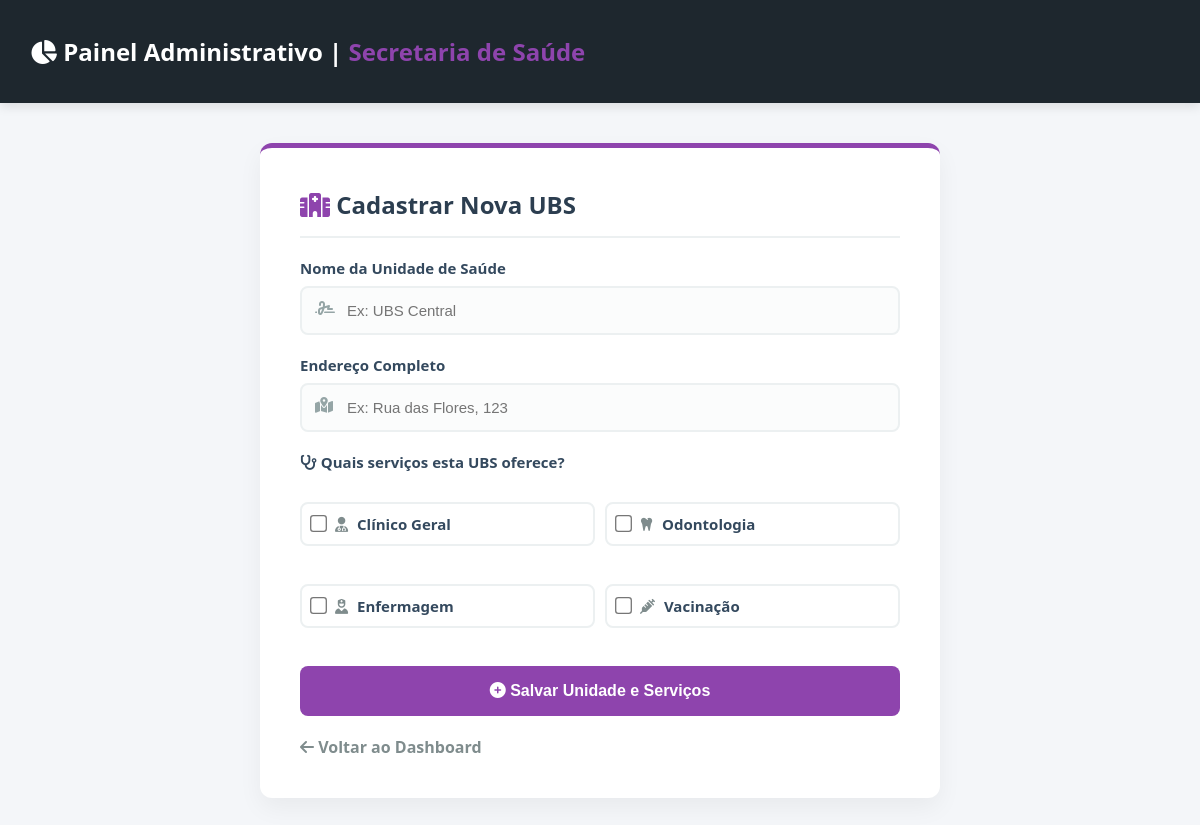
Page /cadastrar_ubs (signed in) on the committed database.
### tables this page shows
CREATE TABLE servico_saude (id INTEGER PRIMARY KEY AUTOINCREMENT, nome TEXT NOT NULL, descricao TEXT, icone TEXT);

### app.py (the view, shortened to what this page needs)
@app.route('/cadastrar_ubs', methods=['GET', 'POST'])
def cadastrar_ubs():
    if 'gestor_id' not in session: return redirect(url_for('login_gestor'))
    mensagem = None
    conexao = get_conexao()
    todos_servicos = conexao.execute('SELECT * FROM servico_saude').fetchall()
    conexao.close()
    return render_template('cadastrar_ubs.html', nome=session['gestor_nome'], servicos=todos_servicos, mensagem=mensagem)

### app.py (called while the page is built)
def dict_factory(cursor, row):
    d = {}
    for idx, col in enumerate(cursor.description): d[col[0]] = row[idx]
    return d

def get_conexao():
    conexao = sqlite3.connect('saude_facil.db')
    conexao.row_factory = dict_factory
    return conexao

### templates/cadastrar_ubs.html (shortened to what this page needs)
<!DOCTYPE html>
<html lang="pt-BR">
<head>
    <link rel="stylesheet" href="https://cdnjs.cloudflare.com/ajax/libs/font-awesome/6.4.0/css/all.min.css">
</head>
<body>
    <div class="top-bar">
        <h2><i class="fa-solid fa-chart-pie"></i> Painel Administrativo | <strong style="color: #8e44ad;">{{ nome }}</strong></h2>
    </div>
    <div class="container">
        <h2 class="title"><i class="fa-solid fa-hospital" style="color: #8e44ad;"></i> Cadastrar Nova UBS</h2>
        <form method="POST" action="/cadastrar_ubs">
            <label>Nome da Unidade de Saúde</label>
            <div class="input-icon">
                <i class="fa-solid fa-signature"></i>
                <input type="text" name="nome" placeholder="Ex: UBS Central" required>
            </div>
            <label>Endereço Completo</label>
            <div class="input-icon">
                <i class="fa-solid fa-map-location-dot"></i>
                <input type="text" name="endereco" placeholder="Ex: Rua das Flores, 123" required>
            </div>
            <label><i class="fa-solid fa-stethoscope"></i> Quais serviços esta UBS oferece?</label>
            <div class="servicos-grid">
                {% for s in servicos %}
                <label class="check-card">
                    <input type="checkbox" name="servicos" value="{{ s['id'] }}">
                    <span><i class="fa-solid {{ s['icone'] }}" style="color: #7f8c8d; margin-right: 5px;"></i> {{ s['nome'] }}</span>
                </label>
                {% endfor %}
            </div>
            <button type="submit"><i class="fa-solid fa-plus-circle"></i> Salvar Unidade e Serviços</button>
        </form>
        <a href="/painel_gestor" style="display: inline-block; margin-top: 20px; color: #7f8c8d; text-decoration: none; font-weight: bold;"><i class="fa-solid fa-arrow-left"></i> Voltar ao Dashboard</a>
    </div>
</body>
</html>

### templates/cadastrar_ubs.html (style rules this page uses)
body { font-family: 'Segoe UI', Arial, sans-serif; background-color: #f4f6f9; padding: 20px; color: #2c3e50; margin: 0; }
.top-bar { background-color: #1e272e; color: white; padding: 15px 30px; display: flex; justify-content: space-between; align-items: center; margin: -20px -20px 30px -20px; box-shadow: 0 4px 10px rgba(0,0,0,0.1); }
.container { max-width: 600px; margin: 40px auto; background: white; padding: 40px; border-radius: 12px; box-shadow: 0 10px 25px rgba(0,0,0,0.05); border-top: 5px solid #8e44ad; }
h2.title { color: #2c3e50; margin-top: 0; border-bottom: 2px solid #ecf0f1; padding-bottom: 15px; }
label { display: block; font-weight: bold; color: #34495e; margin: 20px 0 8px 0; font-size: 15px; }
.input-icon { position: relative; }
.input-icon i.fa-solid { position: absolute; left: 15px; top: 14px; color: #95a5a6; }
input[type="text"] { width: 100%; padding: 14px 14px 14px 45px; border: 2px solid #ecf0f1; border-radius: 8px; box-sizing: border-box; font-size: 15px; transition: 0.3s; background-color: #fbfcfc; }
.servicos-grid { display: grid; grid-template-columns: 1fr 1fr; gap: 10px; margin-top: 10px; }
.check-card { border: 2px solid #ecf0f1; border-radius: 8px; padding: 10px; display: flex; align-items: center; gap: 10px; cursor: pointer; transition: 0.2s; }
.check-card input { transform: scale(1.3); cursor: pointer; margin: 0; }
button { width: 100%; padding: 16px; background-color: #8e44ad; color: white; border: none; border-radius: 8px; cursor: pointer; font-size: 16px; font-weight: bold; margin-top: 30px; transition: 0.3s; }

### rows in the picture
servico_saude: nome "Clínico Geral"
servico_saude: nome "Odontologia"
servico_saude: nome "Enfermagem"
servico_saude: nome "Vacinação"

### other values in the picture
{{ nome }} "Secretaria de Saúde"
